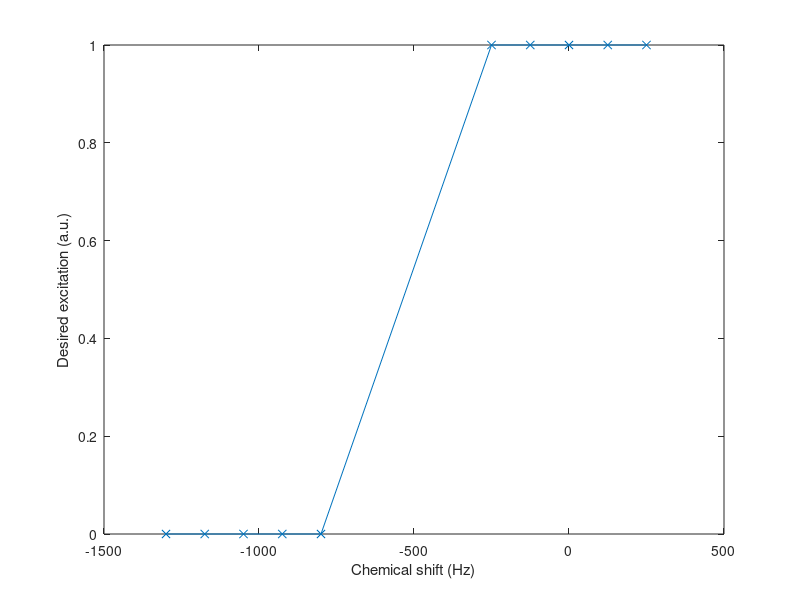

This figure's MATLAB source: (Note: this script raises an error after producing the figure.)
%% This is a demo script showing how to design ptx spatial spectral pulse (2D space + 1D spectral) that can trace dB0. 
%
% Created and edited by Xiaoping, 7/12/2024

close all; clearvars
%% prep
load calibrationMS.mat    % load in ptx calibration 
nslices= size(b0mapMS,3);
soi= round(0.5*nslices);
b1maps= 1e-6*conj(rfmapMS(:,:,soi,:)); %b1mapsMSn(:,:,soi,:);
b0map= 1e-6*(-1).* b0mapMS(:,:,soi); % due to a left hand system. 
mask= maskMS(:,:,soi);img= imgb0(:,:,soi);
%%

fox =  1e-3*(210*[1 1]); %1e-3*(192*[1 1]); %1e-3*[256*[1 0.688]];% 1e-3*192*[1 1]; % in m

nchs = size(b1maps,4);
poffset= [-30 0 0];%[-20 0 0]; % mm, minus for shift to A
dt=10e-6;

%figure, myimagesc(sum(abs(b1maps),4), mask), caxis auto
%figure, myimagesc(img, mask), caxis auto
%h= imfreehand;
%targ0= h.createMask;
%targ= imfilter(double(targ0),fspecial('gauss'));
%figure, myimagesc(targ,mask), caxis([0 1]) %,daspect([1 0.688 1])
%save targ targ targ0

%load targ

%%
myrf=load('rfpat_subpulse.mat');
gradbody= [[myrf.gy_T_m];[myrf.gx_T_m]];
grad0= gradbody;
tw0= logical(myrf.twin);

% % usage: [k,g,s,time] = design_toptSpiral(Nitlv, isRotationallyVariant, res, fov, radius, safetyMargin)
% R= 4;
% res= max(fox)./max(size(mask));
% [~,g] = design_toptSpiral(R, false, 4.*res, [max(fox) max(fox)], [0 1], 0.9);
% grad0= 1e-3.* fliplr(g(:,1:2).');
%%
% mygz=load('37segments');
% gzcomp= 2*mygz.gzcomp;
% hsw0= mygz.rf;

%%
% design spectral select
fatbnd = (-1300:125:-800); %+ 100;
waterbnd = -250:125:250;
freqs = [fatbnd waterbnd];
wsb = 8;
wpb = 1;
% water imaging
spect = [zeros(size(fatbnd)) ones(size(waterbnd))];
wts = [wsb*ones(size(fatbnd)) wpb*ones(size(waterbnd))];
figure, plot(freqs,spect,'x-')
xlabel('Chemical shift (Hz)')
ylabel('Desired excitation (a.u.)')

%% 
nSubRfs= 12;
%timewin= false(1,nSubRfs*length(tw0));
tw= repmat(tw0,[1 nSubRfs]);
grad= repmat(grad0,[1 nSubRfs]);

sysmat = construct_sysmat_spsp3d(grad,b1maps,mask,fox,b0map, -freqs,wts,tw,dt,poffset,0);
%%
fa= 10;
targ1= targ; 
targvect = fa.* construct_targvect_spsp (targ1, mask, spect);

rf = calc_rf_cgls(sysmat,targvect,nchs,tw);
%%%
%rfobj= rfPulse(rf);
%rfobj.TimeStep=dt;
%figure, rfobj.plot_amp
%figure, plot(sum(abs(rf),1))

%grdobj= gradPulse(grad);
%grdobj.TimeStep= dt;
%figure, grdobj.plot

%%
%figure, 
%subplot(1,3,1), plot(freqs,spect,'x-')
%xlabel('Chemical shift (Hz)')
%ylabel('Desired excitation (a.u.)')
%title('Excitation target')
%subplot(1,3,2), rfobj.plot_amp
%subplot(1,3,3), grdobj.plot

%% write ini file
[Nc, Nt]= size(rf);
myrf= reshape(rf', [Nc*Nt, 1]);
grad(3,:)= 0;
%%%
mygrad= grad;
orient= 'sagA2P'; %'transA2P';
switch orient
    case 'transA2P'
        mygrad(1,:)= grad(2,:);
        mygrad(2,:)= -grad(1,:);
    case 'sagA2P'
        mygrad(1,:)= grad(3,:); 
        mygrad(2,:)= -grad(1,:);
        mygrad(3,:)= -grad(2,:);
        
    otherwise
end

mygrad= 1e3* mygrad.';

opt.NOMFLIPANGLE= fa;
opt.FACTOROVERSAMPLE= 1;
opt.RFPULSE_COMMENT= 'spsp';opt.VERBOSE            = false;
save_pTXRFPulse_toINI( mygrad, myrf, [], opt);

%%
errs= zeros(size(freqs));
ccs=errs;
clear mxypatptx2d
%grad1= switch_grad_polarity(grad,[1,-1,1]);
for idx=1:length(freqs)
imxypatptx2d = run_bloch_sim ((rf), grad(1:2,:),(b1maps),mask,fox,b0map+hz2tesla(-freqs(idx)),...
    0,[],dt,poffset);
% imxypatptx2d = run_bloch_sim ((rf), grad(1:2,:),(b1maps),mask,fox,b0map,...
%     0,[],dt,poffset);

% imxypatptx2d = run_bloch_sim ((rf),grad,(b1maps),mask,fox,...
%     zeros(size(b0map))+hz2tesla(freqs(idx)),...
%     0,[],dt,poffset);

errs(idx)= norm(targ(mask)- abs(imxypatptx2d(mask)));
ccs(idx)= corr(targ(mask), abs(imxypatptx2d(mask)));
mxypatptx2d(:,:,idx)= imxypatptx2d;
end

%figure, myimagesc(asind(abs(mxypatptx2d(:,:,end))),mask), colormap jet,axis square
% figure, myMontagemn(asind(abs(mxypatptx2d)),5,2), caxis([0 1])
%figure, position_plots(asind(abs(mxypatptx2d)),[2 5],[0 fa],[],mask)

%save design4whole rf mxypatptx2d fa mask
%save design4partial rf grad mxypatptx2d fa mask targ
